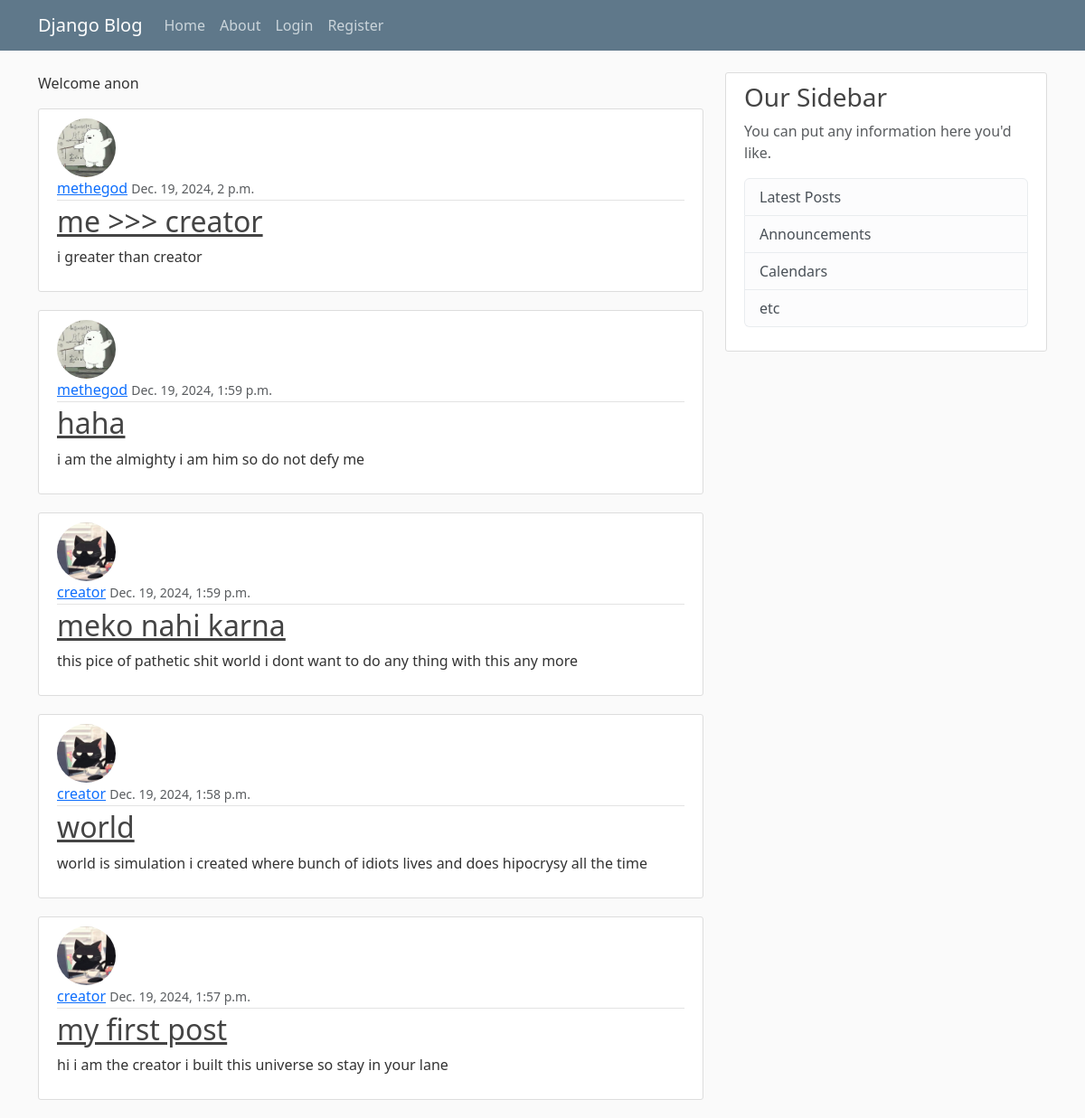
Before: / with the older database file.
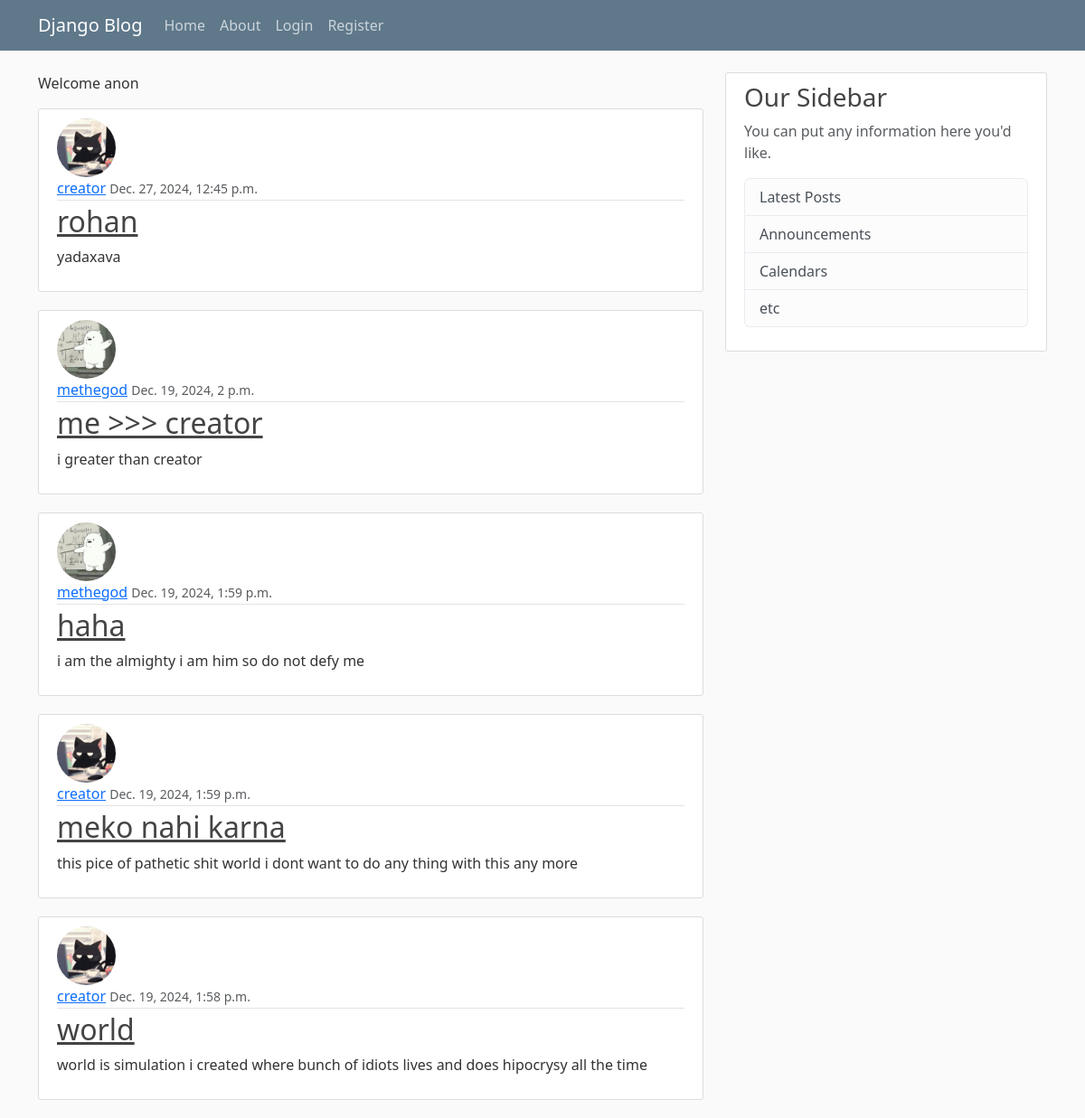
After: the same page with the newer database file.
### blog/models.py (models this page shows, shortened)
class Post(models.Model):
    title = models.CharField(max_length=100)
    content = models.TextField()
    date_posted = models.DateTimeField(default=timezone.now)
    author = models.ForeignKey(User, on_delete=models.CASCADE)
    like = models.ManyToManyField(User, related_name="like")
    dislike = models.ManyToManyField(User, related_name="dislike")

### users/models.py (models this page shows, shortened)
class Profile(models.Model):
    user = models.OneToOneField(User, on_delete=models.CASCADE)
    image = models.ImageField(default="default.jpg", upload_to="profile_pics")

### blog/views.py (the view)
# urls.py: path("", PostListView.as_view(), name="blog-home"),
class PostListView(ListView):
    model = Post
    template_name = "blog/home.html" #convention(if you dont add this line) ->template_name = blog/post_list.html
    context_object_name = "posts"
    ordering = ["-date_posted"]
    paginate_by = 5

### blog/templates/blog/home.html
{% extends "blog/base.html" %}
{% block content %}
    {% if user.is_authenticated %}
    Welcome {{ user.username }}!
    {% else %}
    <p>Welcome anon</p>
    {% endif %}
    {% for post in posts %}
        <article class="media content-section">
            <img class="rounded-circle article-img" src="{{ post.author.profile.image.url }}">
            <div class="media-body">
            <div class="article-metadata">
                <a class="mr-2" href="#">{{ post.author }}</a>
                <small class="text-muted">{{ post.date_posted }}</small>
            </div>
            <h2><a class="article-title" href="#">{{ post.title }}</a></h2>
            <p class="article-content">{{ post.content }}</p>
            </div>
        </article>
    {% endfor %}
{% endblock content%}

Changed rows visible on the page:
no longer on this page (row unchanged): Post: author.profile.image (picture), author "creator", date_posted "Dec. 19, 2024, 1:57 p.m.", title "my first post", content "hi i am the creator i built this universe so stay in your lane"
added Post: author.profile.image (picture), author "creator", date_posted "Dec. 27, 2024, 12:45 p.m.", title "rohan", content "yadaxava"
